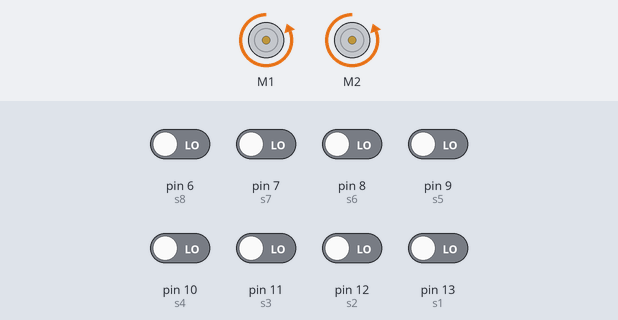
Recording of a sketch running on a simulated Arduino Uno, built with avr-gcc and run on an emulated ATmega328P. On the bench: 2 × DC motor (green arrow = forward, orange = backward, longer = faster). The test bench sets the inputs (shaded band); at power-on: pin 6 (s8), pin 7 (s7), pin 8 (s6), pin 9 (s5), pin 10 (s4), pin 11 (s3), pin 12 (s2), pin 13 (s1) LOW.

Above: at 1.2 s.
1.3 s: pin 6 (s8) driven HIGH
At 1.7 s:
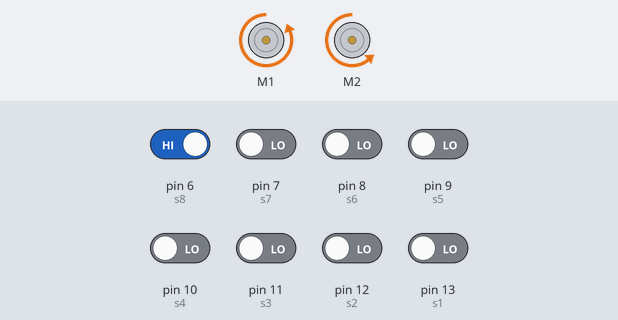
2.8 s: pin 9 (s5) driven HIGH
At 3.5 s:
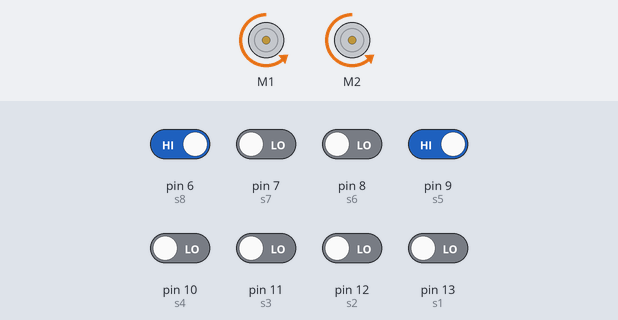
5.8 s: pin 11 (s3) driven HIGH
8.8 s: pin 6 (s8) driven LOW
At 10.1 s:
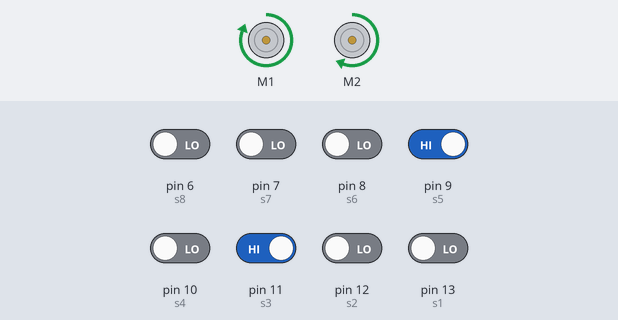
11.8 s: pin 7 (s7) driven HIGH
14.8 s: pin 7 (s7) driven LOW
At 15.9 s:
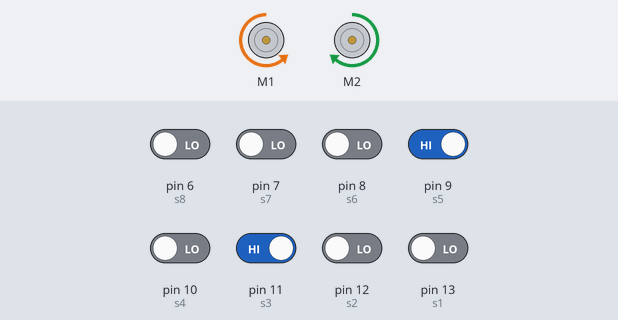
Timing chart, 0 to 65.3 s (numbered marks = the images above; inputs shaded):
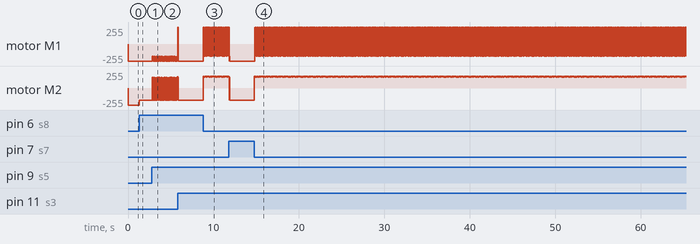

The sketch:

Task_27Robot3.ino
```cpp
#include <SoftwareSerial.h>
#include <SabertoothSimplified.h>
SoftwareSerial SWSerial(NOT_A_PIN, 5);
SabertoothSimplified ST(SWSerial);
const int s1 = 13;
int E1;
const int s2 = 12;
int E2;
const int s3 = 11;
int E3;
const int s4 = 10;
int E4;
const int s5 = 9;
int E5;
const int s6 = 8;
int E6;
const int s7 = 7;
int E7;
const int s8 = 6;
int E8;
void setup() {
  // put your setup code here, to run once:
  pinMode( s1, INPUT);
  pinMode( s2, INPUT);
  pinMode( s3, INPUT);
  pinMode( s4, INPUT);
  pinMode( s5, INPUT);
  pinMode( s6, INPUT);
  pinMode( s7, INPUT);
  pinMode( s8, INPUT);
  Serial.begin(9600);
  SWSerial.begin(9600);
}
void loop() {
  // put your main code here, to run repeatedly:
  E1 = digitalRead(s1);
  E2 = digitalRead(s2);
  E3 = digitalRead(s3);
  E4 = digitalRead(s4);
  E5 = digitalRead(s5);
  E6 = digitalRead(s6);
  E7 = digitalRead(s7);
  E8 = digitalRead(s8);
  if ( E4 == HIGH || E5 == HIGH ) {
    ST.motor(1, -90);
    ST.motor(2, 80);
  }
  if (E1 == HIGH || E2 == HIGH || E3 == HIGH) {
    ST.motor(1, 127);
    ST.motor(2, 90);
  }
  if ( E6 == HIGH || E7 == HIGH || E8 == HIGH) {
    ST.motor(1, -127);
    ST.motor(2, -90);
  }
  if (E1 == LOW && E2 == LOW && E3 == LOW && E4 == LOW && E5 == LOW && E6 == LOW && E7 == LOW && E8 == LOW) {
    ST.motor(1, -127);
    ST.motor(2, -127);
  }
}
```

Measured:
- after the input at 1.3 s, motor M2: backward 255/255 → backward 180/255 at once
- after the input at 2.8 s, motor M1: alternates backward 255/255 for 0.04 s and backward 180/255 for 0.02 s, starting at once; motor M2: alternates backward 180/255 for 0.04 s and forward 160/255 for 0.02 s, starting after 0.06 s
- after the input at 8.8 s, motor M1: alternates forward 255/255 for 0.04 s and backward 180/255 for 0.02 s, starting at once; motor M2: alternates forward 180/255 for 0.04 s and forward 160/255 for 0.02 s, starting after 0.06 s
- after the input at 14.8 s, motor M1: alternates forward 255/255 for 0.04 s and backward 180/255 for 0.02 s, starting at once; motor M2: alternates forward 180/255 for 0.04 s and forward 160/255 for 0.02 s, starting after 0.06 s
